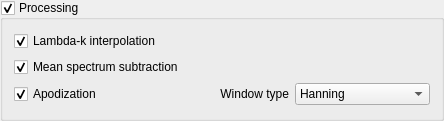
<?xml version="1.0" encoding="UTF-8"?>
<ui version="4.0">
 <class>ProcessingGroupBox</class>
 <widget class="QGroupBox" name="ProcessingGroupBox">
  <property name="geometry">
   <rect>
    <x>0</x>
    <y>0</y>
    <width>444</width>
    <height>121</height>
   </rect>
  </property>
  <property name="toolTip">
   <string>If unchecked, raw data will be acquired and displayed</string>
  </property>
  <property name="title">
   <string>Processing</string>
  </property>
  <property name="checkable">
   <bool>true</bool>
  </property>
  <layout class="QGridLayout" name="gridLayout">
   <item row="0" column="0" colspan="2">
    <widget class="QCheckBox" name="checkInterpolation">
     <property name="toolTip">
      <string>If true, linear-in-wavenumber values are interpolated (1st order) from linear-in-wavelength spectra</string>
     </property>
     <property name="text">
      <string>Lambda-k interpolation</string>
     </property>
     <property name="checked">
      <bool>true</bool>
     </property>
     <property name="tristate">
      <bool>false</bool>
     </property>
    </widget>
   </item>
   <item row="1" column="0" colspan="2">
    <widget class="QCheckBox" name="checkMeanSpectrumSubtraction">
     <property name="text">
      <string>Mean spectrum subtraction</string>
     </property>
     <property name="checked">
      <bool>true</bool>
     </property>
    </widget>
   </item>
   <item row="2" column="0">
    <widget class="QCheckBox" name="checkApodization">
     <property name="toolTip">
      <string>If checked, spectra will be DC-subtracted and then multiplied by a window function</string>
     </property>
     <property name="text">
      <string>Apodization</string>
     </property>
     <property name="checked">
      <bool>true</bool>
     </property>
    </widget>
   </item>
   <item row="2" column="1">
    <widget class="QLabel" name="labelWindowType">
     <property name="toolTip">
      <string>The type of window used to apodize the A-line spectra prior to FFT</string>
     </property>
     <property name="text">
      <string>Window type</string>
     </property>
     <property name="alignment">
      <set>Qt::AlignRight|Qt::AlignTrailing|Qt::AlignVCenter</set>
     </property>
    </widget>
   </item>
   <item row="2" column="2">
    <widget class="QComboBox" name="comboApodization">
     <property name="toolTip">
      <string>The type of window used to apodize the A-line spectra prior to FFT</string>
     </property>
     <item>
      <property name="text">
       <string>Hanning</string>
      </property>
     </item>
     <item>
      <property name="text">
       <string>Blackman</string>
      </property>
     </item>
    </widget>
   </item>
  </layout>
 </widget>
 <resources/>
 <connections/>
</ui>
